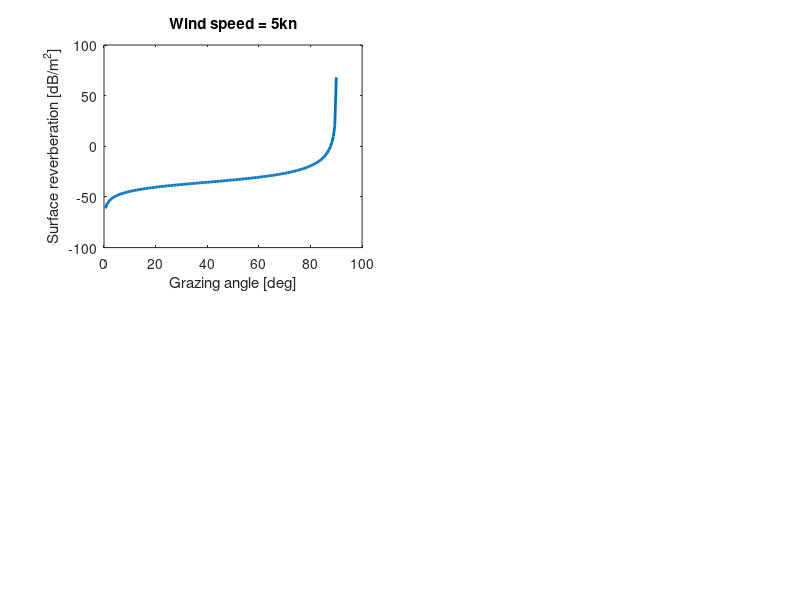

Source code (MATLAB): (Note: this script raises an error after producing the figure.)
frequency = 50; 
grazingAngle = 0:0.01:pi/2;
n = length(grazingAngle);
theta = linspace(0,90,n);
for i = 0:1:3
    vW = 5*(2^i);
    subplot(2,2,i+1);
    for j=0:1:3
frequency = 50*(2^j);
beta = 4*((vW+2)/(vW+1)) + (2.5*((frequency+0.1)^(-1/3))-4) ...
    .*cos(grazingAngle).^(1/8);
sS = 10*log10(((tan(grazingAngle)).^beta) ...
    .*((1+vW)^2)*((frequency+0.1)^(vW/150))*(10^(-5.05)));
grid on; 
axis([0 100 -70 10])
plot(theta,sS,'LineWidth',2),
title(['Wind speed = ',num2str(vW),'kn']),
xlabel('Grazing angle [deg]'),
ylabel('Surface reverberation [dB/m^2]') 
ax = gca;
ax.FontSize = 16;
ax.YLim = [-70 10];
%ax.Xlim = [0 90];
hold on
    end
end
hL = legend('f = 50 kHz','f = 100 kHz','f = 200 kHz','f = 400 kHz');
newPosition = [0.85 0.85 0.2 0.1];
newUnits = 'normalized';
set(hL,'Position', newPosition,'Units', newUnits);
hL.FontSize = 15;



